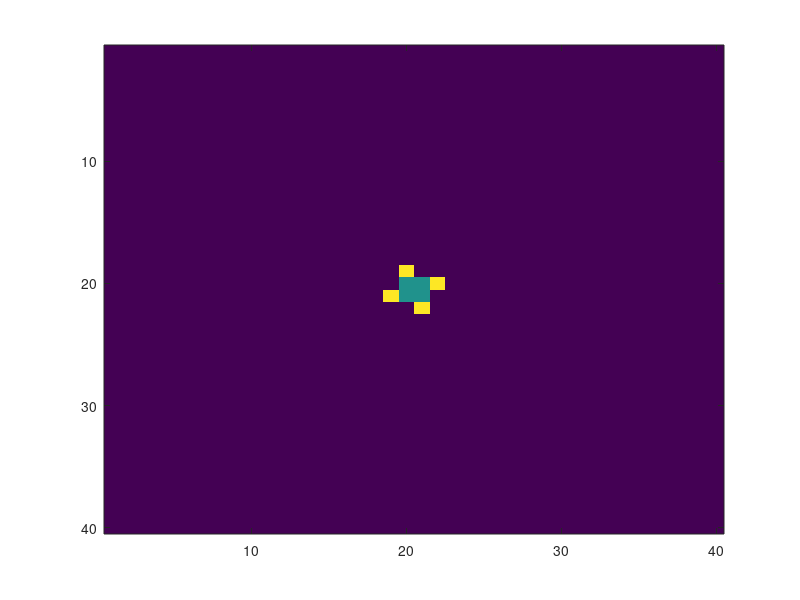

Here is the MATLAB script that generated this plot: (Note: this script raises an error after producing the figure.)
clear all;

%input grid number
n = 40;

I = zeros(n); %create grid

I(20,20) = 1;
I(20,21) = 1;
I(21,20) = 1;
I(21,21) = 1;
I(19,20) = 2;
I(20,22) = 2;
I(22,21) = 2;
I(21,19) = 2;

imagesc(I); %plot
waitforbuttonpress;

for t = 1:20
    
    I = transit(n,I);
    imagesc(I)
    pause(0.25)
end
fig1 = imagesc(I);
caxis([0 2]);
colorbar('Ticks',[0,1,2],'TickLabels',{'ready','firing','rest'},'FontSize',14)
title('shape that oscillate periodically','FontSize',16)
saveas(fig1,'task2_4.png');





           



